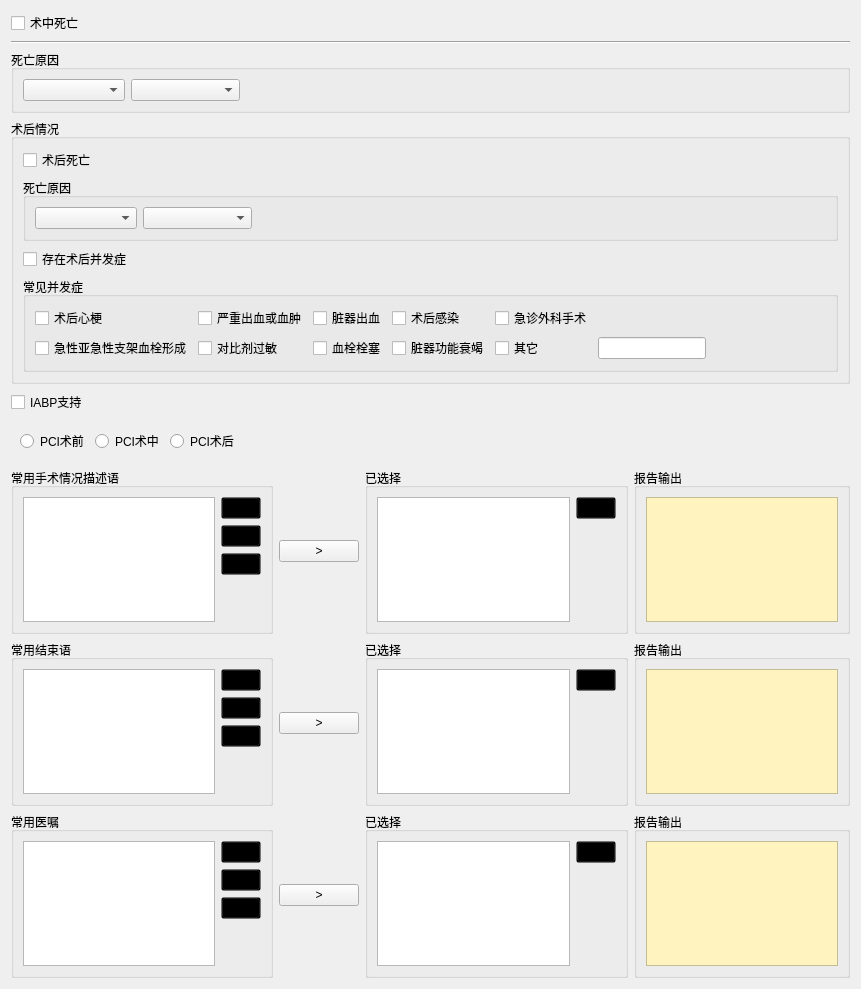
<?xml version="1.0" encoding="UTF-8"?>
<ui version="4.0">
 <class>CWidgetPatientState</class>
 <widget class="QWidget" name="CWidgetPatientState">
  <property name="geometry">
   <rect>
    <x>0</x>
    <y>0</y>
    <width>861</width>
    <height>989</height>
   </rect>
  </property>
  <property name="font">
   <font>
    <pointsize>9</pointsize>
   </font>
  </property>
  <property name="windowTitle">
   <string>Form</string>
  </property>
  <layout class="QVBoxLayout" name="verticalLayout" stretch="0,0,0,1,1,4,0,0,0,0">
   <item>
    <widget class="QCheckBox" name="m_chkSZSW">
     <property name="text">
      <string>术中死亡</string>
     </property>
    </widget>
   </item>
   <item>
    <widget class="Line" name="line">
     <property name="orientation">
      <enum>Qt::Horizontal</enum>
     </property>
    </widget>
   </item>
   <item>
    <widget class="QGroupBox" name="m_grpSZSWYY">
     <property name="title">
      <string>死亡原因</string>
     </property>
     <layout class="QVBoxLayout" name="verticalLayout_3">
      <item>
       <layout class="QHBoxLayout" name="horizontalLayout" stretch="0,0,0">
        <item>
         <widget class="QComboBox" name="m_cmbSZXYX">
          <property name="currentIndex">
           <number>-1</number>
          </property>
          <item>
           <property name="text">
            <string>心源性死亡</string>
           </property>
          </item>
          <item>
           <property name="text">
            <string>非心源性死亡</string>
           </property>
          </item>
          <item>
           <property name="text">
            <string>不确定</string>
           </property>
          </item>
         </widget>
        </item>
        <item>
         <widget class="QComboBox" name="m_cmbSZPCICZ">
          <property name="currentIndex">
           <number>-1</number>
          </property>
          <item>
           <property name="text">
            <string>与PCI操作有关</string>
           </property>
          </item>
          <item>
           <property name="text">
            <string>与PCI操作无关</string>
           </property>
          </item>
          <item>
           <property name="text">
            <string>不确定</string>
           </property>
          </item>
         </widget>
        </item>
        <item>
         <spacer name="horizontalSpacer_4">
          <property name="orientation">
           <enum>Qt::Horizontal</enum>
          </property>
          <property name="sizeHint" stdset="0">
           <size>
            <width>40</width>
            <height>20</height>
           </size>
          </property>
         </spacer>
        </item>
       </layout>
      </item>
     </layout>
    </widget>
   </item>
   <item>
    <widget class="QGroupBox" name="m_grpSHQK">
     <property name="title">
      <string>术后情况</string>
     </property>
     <layout class="QVBoxLayout" name="verticalLayout_2">
      <item>
       <widget class="QCheckBox" name="m_chkSHSW">
        <property name="text">
         <string>术后死亡</string>
        </property>
       </widget>
      </item>
      <item>
       <widget class="QGroupBox" name="m_grpSHSWYY">
        <property name="title">
         <string>死亡原因</string>
        </property>
        <layout class="QHBoxLayout" name="horizontalLayout_4">
         <item>
          <widget class="QComboBox" name="m_cmbSHXYX">
           <property name="currentIndex">
            <number>-1</number>
           </property>
           <item>
            <property name="text">
             <string>心源性死亡</string>
            </property>
           </item>
           <item>
            <property name="text">
             <string>非心源性死亡</string>
            </property>
           </item>
           <item>
            <property name="text">
             <string>不确定</string>
            </property>
           </item>
          </widget>
         </item>
         <item>
          <widget class="QComboBox" name="m_cmbSHPCICZ">
           <property name="currentIndex">
            <number>-1</number>
           </property>
           <item>
            <property name="text">
             <string>与PCI操作有关</string>
            </property>
           </item>
           <item>
            <property name="text">
             <string>与PCI操作无关</string>
            </property>
           </item>
           <item>
            <property name="text">
             <string>不确定</string>
            </property>
           </item>
          </widget>
         </item>
         <item>
          <spacer name="horizontalSpacer_5">
           <property name="orientation">
            <enum>Qt::Horizontal</enum>
           </property>
           <property name="sizeHint" stdset="0">
            <size>
             <width>40</width>
             <height>20</height>
            </size>
           </property>
          </spacer>
         </item>
        </layout>
       </widget>
      </item>
      <item>
       <widget class="QCheckBox" name="m_chkCZBFZ">
        <property name="text">
         <string>存在术后并发症</string>
        </property>
       </widget>
      </item>
      <item>
       <widget class="QGroupBox" name="m_grpBFZ">
        <property name="title">
         <string>常见并发症</string>
        </property>
        <layout class="QHBoxLayout" name="horizontalLayout_2">
         <item>
          <layout class="QGridLayout" name="gridLayout_2">
           <item row="1" column="3">
            <widget class="QCheckBox" name="m_chkSHGR">
             <property name="text">
              <string>术后感染</string>
             </property>
            </widget>
           </item>
           <item row="2" column="3">
            <widget class="QCheckBox" name="m_chkZQGNSJ">
             <property name="text">
              <string>脏器功能衰竭</string>
             </property>
            </widget>
           </item>
           <item row="2" column="0">
            <widget class="QCheckBox" name="m_chkXSXC">
             <property name="text">
              <string>急性亚急性支架血栓形成</string>
             </property>
            </widget>
           </item>
           <item row="1" column="4">
            <widget class="QCheckBox" name="m_chkJZWKSS">
             <property name="text">
              <string>急诊外科手术</string>
             </property>
            </widget>
           </item>
           <item row="2" column="1">
            <widget class="QCheckBox" name="m_chkDBJGM">
             <property name="text">
              <string>对比剂过敏</string>
             </property>
            </widget>
           </item>
           <item row="1" column="0">
            <widget class="QCheckBox" name="m_chkSHXG">
             <property name="text">
              <string>术后心梗</string>
             </property>
            </widget>
           </item>
           <item row="1" column="2">
            <widget class="QCheckBox" name="m_chkCQCX">
             <property name="text">
              <string>脏器出血</string>
             </property>
            </widget>
           </item>
           <item row="2" column="4">
            <widget class="QCheckBox" name="m_chkOther">
             <property name="text">
              <string>其它</string>
             </property>
            </widget>
           </item>
           <item row="1" column="1">
            <widget class="QCheckBox" name="m_chkYZCX">
             <property name="text">
              <string>严重出血或血肿</string>
             </property>
            </widget>
           </item>
           <item row="2" column="2">
            <widget class="QCheckBox" name="m_chkXSSS">
             <property name="text">
              <string>血栓栓塞</string>
             </property>
            </widget>
           </item>
           <item row="2" column="5">
            <widget class="QLineEdit" name="m_lineBRZTQT"/>
           </item>
          </layout>
         </item>
         <item>
          <spacer name="horizontalSpacer_7">
           <property name="orientation">
            <enum>Qt::Horizontal</enum>
           </property>
           <property name="sizeHint" stdset="0">
            <size>
             <width>40</width>
             <height>20</height>
            </size>
           </property>
          </spacer>
         </item>
        </layout>
       </widget>
      </item>
     </layout>
    </widget>
   </item>
   <item>
    <widget class="QCheckBox" name="m_chkIABP">
     <property name="text">
      <string>IABP支持</string>
     </property>
    </widget>
   </item>
   <item>
    <widget class="QWidget" name="m_wgtIABP" native="true">
     <layout class="QHBoxLayout" name="horizontalLayout_10">
      <item>
       <widget class="QRadioButton" name="m_radPCISQ">
        <property name="text">
         <string>PCI术前</string>
        </property>
       </widget>
      </item>
      <item>
       <widget class="QRadioButton" name="m_radPCISZ">
        <property name="text">
         <string>PCI术中</string>
        </property>
       </widget>
      </item>
      <item>
       <widget class="QRadioButton" name="m_radPCISH">
        <property name="text">
         <string>PCI术后</string>
        </property>
       </widget>
      </item>
      <item>
       <spacer name="horizontalSpacer_6">
        <property name="orientation">
         <enum>Qt::Horizontal</enum>
        </property>
        <property name="sizeHint" stdset="0">
         <size>
          <width>513</width>
          <height>20</height>
         </size>
        </property>
       </spacer>
      </item>
     </layout>
    </widget>
   </item>
   <item>
    <layout class="QHBoxLayout" name="horizontalLayout_6" stretch="0,0,0,0">
     <item>
      <widget class="QGroupBox" name="m_grpCYSHY">
       <property name="layoutDirection">
        <enum>Qt::LeftToRight</enum>
       </property>
       <property name="title">
        <string>常用手术情况描述语</string>
       </property>
       <layout class="QHBoxLayout" name="horizontalLayout_5">
        <item>
         <widget class="QListWidget" name="m_lstwCYSHY">
          <property name="viewMode">
           <enum>QListView::ListMode</enum>
          </property>
         </widget>
        </item>
        <item>
         <layout class="QVBoxLayout" name="verticalLayout_5">
          <property name="leftMargin">
           <number>0</number>
          </property>
          <item>
           <widget class="QPushButton" name="m_btnAddCYSHY">
            <property name="cursor">
             <cursorShape>PointingHandCursor</cursorShape>
            </property>
            <property name="toolTip">
             <string>添加</string>
            </property>
            <property name="styleSheet">
             <string notr="true">background-color:transparent;</string>
            </property>
            <property name="text">
             <string/>
            </property>
            <property name="icon">
             <iconset resource="../Image.qrc">
              <normaloff>:/Image/add.ico</normaloff>:/Image/add.ico</iconset>
            </property>
           </widget>
          </item>
          <item>
           <widget class="QPushButton" name="m_btnDelCYSHY">
            <property name="cursor">
             <cursorShape>PointingHandCursor</cursorShape>
            </property>
            <property name="toolTip">
             <string>删除</string>
            </property>
            <property name="styleSheet">
             <string notr="true">background-color:transparent;</string>
            </property>
            <property name="text">
             <string/>
            </property>
            <property name="icon">
             <iconset resource="../Image.qrc">
              <normaloff>:/Image/delete.ico</normaloff>:/Image/delete.ico</iconset>
            </property>
           </widget>
          </item>
          <item>
           <widget class="QPushButton" name="m_btnAlterCYSHY">
            <property name="cursor">
             <cursorShape>PointingHandCursor</cursorShape>
            </property>
            <property name="toolTip">
             <string>修改</string>
            </property>
            <property name="styleSheet">
             <string notr="true">background-color:transparent;</string>
            </property>
            <property name="text">
             <string/>
            </property>
            <property name="icon">
             <iconset resource="../Image.qrc">
              <normaloff>:/Image/modify.ico</normaloff>:/Image/modify.ico</iconset>
            </property>
           </widget>
          </item>
          <item>
           <spacer name="verticalSpacer_5">
            <property name="orientation">
             <enum>Qt::Vertical</enum>
            </property>
            <property name="sizeHint" stdset="0">
             <size>
              <width>20</width>
              <height>40</height>
             </size>
            </property>
           </spacer>
          </item>
         </layout>
        </item>
       </layout>
      </widget>
     </item>
     <item>
      <widget class="QPushButton" name="m_btnCYSHY">
       <property name="toolTip">
        <string>添加至已选择</string>
       </property>
       <property name="styleSheet">
        <string notr="true"/>
       </property>
       <property name="text">
        <string>&gt;</string>
       </property>
      </widget>
     </item>
     <item>
      <widget class="QGroupBox" name="m_grpCYSHY_choiced">
       <property name="title">
        <string>已选择</string>
       </property>
       <layout class="QGridLayout" name="gridLayout_3">
        <item row="0" column="0">
         <widget class="QListWidget" name="m_lstwCYSHY_choiced"/>
        </item>
        <item row="0" column="1">
         <layout class="QVBoxLayout" name="verticalLayout_7">
          <property name="rightMargin">
           <number>0</number>
          </property>
          <item>
           <widget class="QPushButton" name="m_btnDelCYSHY_choiced">
            <property name="cursor">
             <cursorShape>PointingHandCursor</cursorShape>
            </property>
            <property name="toolTip">
             <string>删除</string>
            </property>
            <property name="styleSheet">
             <string notr="true">background-color:transparent;</string>
            </property>
            <property name="text">
             <string/>
            </property>
            <property name="icon">
             <iconset resource="../Image.qrc">
              <normaloff>:/Image/delete.ico</normaloff>:/Image/delete.ico</iconset>
            </property>
           </widget>
          </item>
          <item>
           <spacer name="verticalSpacer_2">
            <property name="orientation">
             <enum>Qt::Vertical</enum>
            </property>
            <property name="sizeHint" stdset="0">
             <size>
              <width>20</width>
              <height>40</height>
             </size>
            </property>
           </spacer>
          </item>
         </layout>
        </item>
       </layout>
      </widget>
     </item>
     <item>
      <widget class="QGroupBox" name="m_grpCYSHY_output">
       <property name="title">
        <string>报告输出</string>
       </property>
       <layout class="QGridLayout" name="gridLayout_4">
        <item row="0" column="0">
         <widget class="QTextBrowser" name="m_txtbCYSHY">
          <property name="styleSheet">
           <string notr="true">background-color: rgb(255, 243, 192);</string>
          </property>
         </widget>
        </item>
       </layout>
      </widget>
     </item>
    </layout>
   </item>
   <item>
    <layout class="QHBoxLayout" name="horizontalLayout_7">
     <item>
      <widget class="QGroupBox" name="m_grpCYJSY">
       <property name="title">
        <string>常用结束语</string>
       </property>
       <layout class="QGridLayout" name="gridLayout_5">
        <item row="0" column="1">
         <layout class="QVBoxLayout" name="verticalLayout_4">
          <property name="rightMargin">
           <number>0</number>
          </property>
          <item>
           <widget class="QPushButton" name="m_btnAddCYJSY">
            <property name="cursor">
             <cursorShape>PointingHandCursor</cursorShape>
            </property>
            <property name="toolTip">
             <string>添加</string>
            </property>
            <property name="styleSheet">
             <string notr="true">background-color:transparent;</string>
            </property>
            <property name="text">
             <string/>
            </property>
            <property name="icon">
             <iconset resource="../Image.qrc">
              <normaloff>:/Image/add.ico</normaloff>:/Image/add.ico</iconset>
            </property>
           </widget>
          </item>
          <item>
           <widget class="QPushButton" name="m_btnDelCYJSY">
            <property name="cursor">
             <cursorShape>PointingHandCursor</cursorShape>
            </property>
            <property name="toolTip">
             <string>删除</string>
            </property>
            <property name="styleSheet">
             <string notr="true">background-color:transparent;</string>
            </property>
            <property name="text">
             <string/>
            </property>
            <property name="icon">
             <iconset resource="../Image.qrc">
              <normaloff>:/Image/delete.ico</normaloff>:/Image/delete.ico</iconset>
            </property>
           </widget>
          </item>
          <item>
           <widget class="QPushButton" name="m_btnAlterCYJSY">
            <property name="cursor">
             <cursorShape>PointingHandCursor</cursorShape>
            </property>
            <property name="toolTip">
             <string>修改</string>
            </property>
            <property name="styleSheet">
             <string notr="true">background-color:transparent;</string>
            </property>
            <property name="text">
             <string/>
            </property>
            <property name="icon">
             <iconset resource="../Image.qrc">
              <normaloff>:/Image/modify.ico</normaloff>:/Image/modify.ico</iconset>
            </property>
           </widget>
          </item>
          <item>
           <spacer name="verticalSpacer_6">
            <property name="orientation">
             <enum>Qt::Vertical</enum>
            </property>
            <property name="sizeHint" stdset="0">
             <size>
              <width>20</width>
              <height>40</height>
             </size>
            </property>
           </spacer>
          </item>
         </layout>
        </item>
        <item row="0" column="0">
         <widget class="QListWidget" name="m_lstwCYJSY"/>
        </item>
       </layout>
      </widget>
     </item>
     <item>
      <widget class="QPushButton" name="m_btnCYJSY">
       <property name="toolTip">
        <string>添加至已选择</string>
       </property>
       <property name="text">
        <string>&gt;</string>
       </property>
      </widget>
     </item>
     <item>
      <widget class="QGroupBox" name="m_grpCYJSY_choiced">
       <property name="title">
        <string>已选择</string>
       </property>
       <layout class="QGridLayout" name="gridLayout_6">
        <item row="0" column="0">
         <widget class="QListWidget" name="m_lstwCYJSY_choiced"/>
        </item>
        <item row="0" column="1">
         <layout class="QVBoxLayout" name="verticalLayout_8">
          <property name="rightMargin">
           <number>0</number>
          </property>
          <item>
           <widget class="QPushButton" name="m_btnDelCYJSY_choiced">
            <property name="cursor">
             <cursorShape>PointingHandCursor</cursorShape>
            </property>
            <property name="toolTip">
             <string>删除</string>
            </property>
            <property name="styleSheet">
             <string notr="true">background-color:transparent;</string>
            </property>
            <property name="text">
             <string/>
            </property>
            <property name="icon">
             <iconset resource="../Image.qrc">
              <normaloff>:/Image/delete.ico</normaloff>:/Image/delete.ico</iconset>
            </property>
           </widget>
          </item>
          <item>
           <spacer name="verticalSpacer_3">
            <property name="orientation">
             <enum>Qt::Vertical</enum>
            </property>
            <property name="sizeHint" stdset="0">
             <size>
              <width>20</width>
              <height>40</height>
             </size>
            </property>
           </spacer>
          </item>
         </layout>
        </item>
       </layout>
      </widget>
     </item>
     <item>
      <widget class="QGroupBox" name="m_grpCYJSY_output">
       <property name="title">
        <string>报告输出</string>
       </property>
       <layout class="QGridLayout" name="gridLayout_7">
        <item row="0" column="0">
         <widget class="QTextBrowser" name="m_txtbCYJSY">
          <property name="styleSheet">
           <string notr="true">background-color: rgb(255, 243, 192);</string>
          </property>
         </widget>
        </item>
       </layout>
      </widget>
     </item>
    </layout>
   </item>
   <item>
    <layout class="QHBoxLayout" name="horizontalLayout_8">
     <item>
      <widget class="QGroupBox" name="m_grpCYYZ">
       <property name="title">
        <string>常用医嘱</string>
       </property>
       <layout class="QGridLayout" name="gridLayout_8">
        <item row="0" column="0">
         <widget class="QListWidget" name="m_lstwCYYZ"/>
        </item>
        <item row="0" column="1">
         <layout class="QVBoxLayout" name="verticalLayout_6">
          <property name="rightMargin">
           <number>0</number>
          </property>
          <item>
           <widget class="QPushButton" name="m_btnAddCYYZ">
            <property name="cursor">
             <cursorShape>PointingHandCursor</cursorShape>
            </property>
            <property name="toolTip">
             <string>添加</string>
            </property>
            <property name="styleSheet">
             <string notr="true">background-color:transparent;</string>
            </property>
            <property name="text">
             <string/>
            </property>
            <property name="icon">
             <iconset resource="../Image.qrc">
              <normaloff>:/Image/add.ico</normaloff>:/Image/add.ico</iconset>
            </property>
           </widget>
          </item>
          <item>
           <widget class="QPushButton" name="m_btnDelCYYZ">
            <property name="cursor">
             <cursorShape>PointingHandCursor</cursorShape>
            </property>
            <property name="toolTip">
             <string>删除</string>
            </property>
            <property name="styleSheet">
             <string notr="true">background-color:transparent;</string>
            </property>
            <property name="text">
             <string/>
            </property>
            <property name="icon">
             <iconset resource="../Image.qrc">
              <normaloff>:/Image/delete.ico</normaloff>:/Image/delete.ico</iconset>
            </property>
           </widget>
          </item>
          <item>
           <widget class="QPushButton" name="m_btnAlterCYYZ">
            <property name="cursor">
             <cursorShape>PointingHandCursor</cursorShape>
            </property>
            <property name="toolTip">
             <string>修改</string>
            </property>
            <property name="styleSheet">
             <string notr="true">background-color:transparent;</string>
            </property>
            <property name="text">
             <string/>
            </property>
            <property name="icon">
             <iconset resource="../Image.qrc">
              <normaloff>:/Image/modify.ico</normaloff>:/Image/modify.ico</iconset>
            </property>
           </widget>
          </item>
          <item>
           <spacer name="verticalSpacer_7">
            <property name="orientation">
             <enum>Qt::Vertical</enum>
            </property>
            <property name="sizeHint" stdset="0">
             <size>
              <width>20</width>
              <height>40</height>
             </size>
            </property>
           </spacer>
          </item>
         </layout>
        </item>
       </layout>
      </widget>
     </item>
     <item>
      <widget class="QPushButton" name="m_btnCYYZ">
       <property name="toolTip">
        <string>添加至已选择</string>
       </property>
       <property name="text">
        <string>&gt;</string>
       </property>
      </widget>
     </item>
     <item>
      <widget class="QGroupBox" name="m_grpCYYZ_2">
       <property name="title">
        <string>已选择</string>
       </property>
       <layout class="QGridLayout" name="gridLayout_9">
        <item row="0" column="1">
         <layout class="QVBoxLayout" name="verticalLayout_12">
          <property name="rightMargin">
           <number>0</number>
          </property>
          <item>
           <widget class="QPushButton" name="m_btnDelCYYZ_choiced">
            <property name="cursor">
             <cursorShape>PointingHandCursor</cursorShape>
            </property>
            <property name="toolTip">
             <string>删除</string>
            </property>
            <property name="styleSheet">
             <string notr="true">background-color:transparent;</string>
            </property>
            <property name="text">
             <string/>
            </property>
            <property name="icon">
             <iconset resource="../Image.qrc">
              <normaloff>:/Image/delete.ico</normaloff>:/Image/delete.ico</iconset>
            </property>
           </widget>
          </item>
          <item>
           <spacer name="verticalSpacer_4">
            <property name="orientation">
             <enum>Qt::Vertical</enum>
            </property>
            <property name="sizeHint" stdset="0">
             <size>
              <width>20</width>
              <height>40</height>
             </size>
            </property>
           </spacer>
          </item>
         </layout>
        </item>
        <item row="0" column="0">
         <widget class="QListWidget" name="m_lstwCYYZ_choiced"/>
        </item>
       </layout>
      </widget>
     </item>
     <item>
      <widget class="QGroupBox" name="m_grpCYYZ_output">
       <property name="title">
        <string>报告输出</string>
       </property>
       <layout class="QGridLayout" name="gridLayout_10">
        <item row="0" column="0">
         <widget class="QTextBrowser" name="m_txtbCYYZ">
          <property name="styleSheet">
           <string notr="true">background-color: rgb(255, 243, 192);</string>
          </property>
         </widget>
        </item>
       </layout>
      </widget>
     </item>
    </layout>
   </item>
   <item>
    <spacer name="verticalSpacer">
     <property name="orientation">
      <enum>Qt::Vertical</enum>
     </property>
     <property name="sizeHint" stdset="0">
      <size>
       <width>20</width>
       <height>40</height>
      </size>
     </property>
    </spacer>
   </item>
  </layout>
 </widget>
 <resources>
  <include location="../Image.qrc"/>
 </resources>
 <connections/>
</ui>
